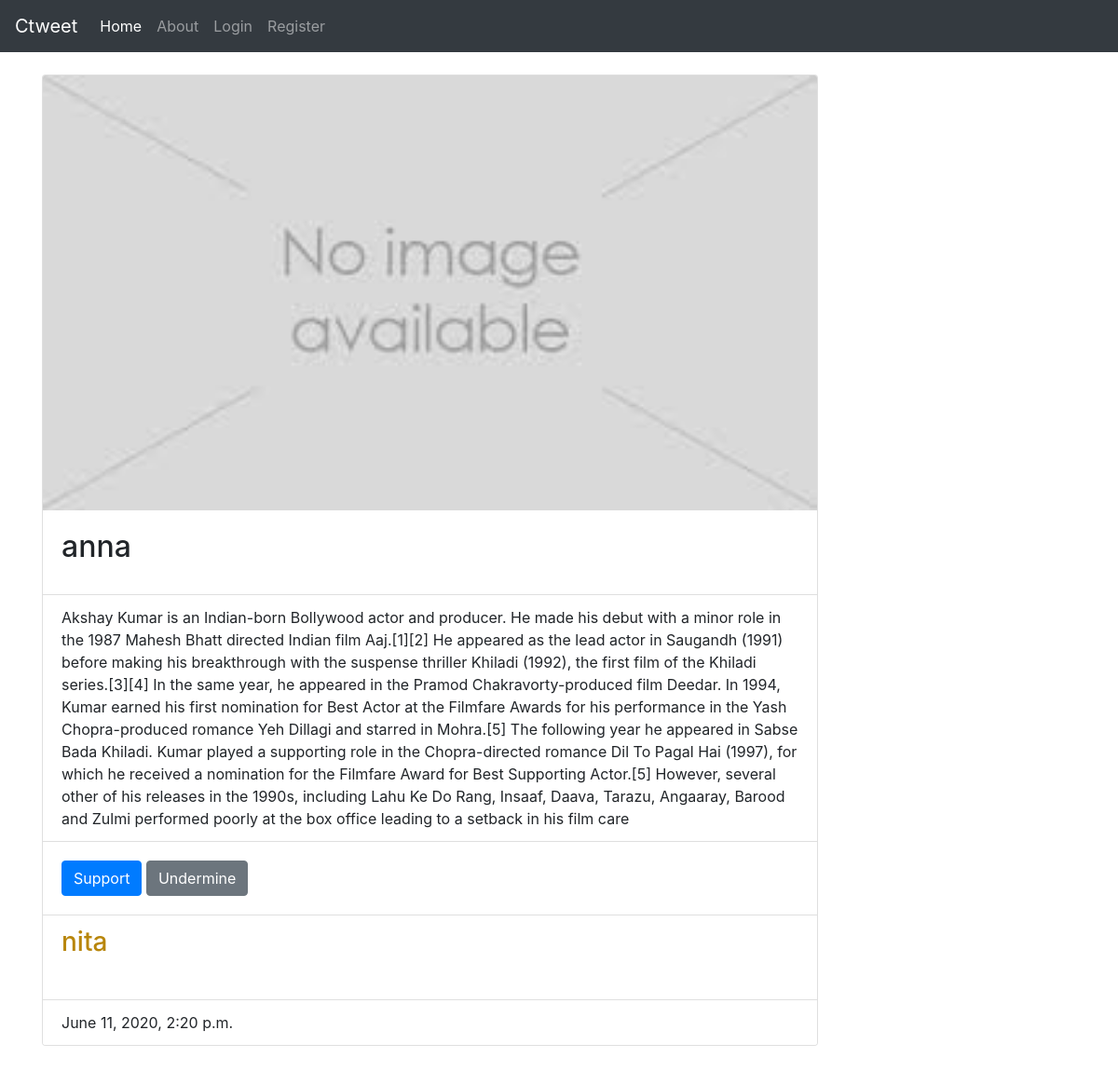
The page /post/13/ on the database its author committed.
### blog/models.py (models this page shows, shortened)
class Post(models.Model):
    post_img = models.ImageField(upload_to='media',blank=True,default='deff.jpg')
    title = models.CharField(max_length=100)
    content = models.TextField()
    date_posted = models.DateTimeField(default=timezone.now)
    support = models.ManyToManyField(User , related_name='support',blank=True,through=PostLike )
    author = models.ForeignKey(User , on_delete=models.CASCADE,related_name='author')
    timestamp = models.DateTimeField(auto_now_add=True)

### blog/views.py (the view)
# urls.py: path('post/<int:pk>/', PostDetailView.as_view(),name='PostDetail'),
class PostDetailView(DetailView):
    model = Post

### blog/templates/blog/post_detail.html (shortened to what this page needs)
{% extends 'blog/base.html' %}
{% block content %}
  <br>
    <div class="card w-75">
      <img src="{{post.post_img.url}}" class="card-img-top" alt="...">
        <div class="card-body">
          <h2 class="card-title">{{object.title}}</h2>
        </div>
        <ul class="list-group list-group-flush">
          <li class="list-group-item">{{object.content}}</li>
        </ul>
        <div class="card-body">
          <button type="submit" name="support_it" value="{{post.id}}" class="btn btn-primary">Support</button>
          <button type="submit" name="support_it" value="{{post.id}}" class="btn btn-secondary">Undermine</button>
        </div>
        <ul class="list-group list-group-flush">
        <li class="list-group-item"><a href="{% url 'user-posts' post.author.username %}"><h3 style="color: darkgoldenrod;">{{post.author}}</h3></a><br>
        <p class="card-text">{{post.author.bio}} </p></li>
        <li class="list-group-item">{{post.date_posted}}</li>
      </ul>
    </div><br><br>
        </div>
      </div><br><br>
{% endblock %}

### rows shown on the page
Post: post_img (picture), title "anna", content "Akshay Kumar is an Indian-born Bollywood actor and producer. He made his debut with a minor role in the 1987 Mahesh Bhatt directed Indian film Aaj.[1][2] He appeared as the lead actor in Saugandh (1991) before making his breakthrough with the suspense thriller Khiladi (1992), the first film of the Khiladi series.[3][4] In the same year, he appeared in the Pramod Chakravorty-produced film Deedar. In 1994, Kumar earned his first nomination for Best Actor at the Filmfare Awards for his performance in the Yash Chopra-produced romance Yeh Dillagi and starred in Mohra.[5] The following year he appeared in Sabse Bada Khiladi. Kumar played a supporting role in the Chopra-directed romance Dil To…", author "nita", date_posted "June 11, 2020, 2:20 p.m."
